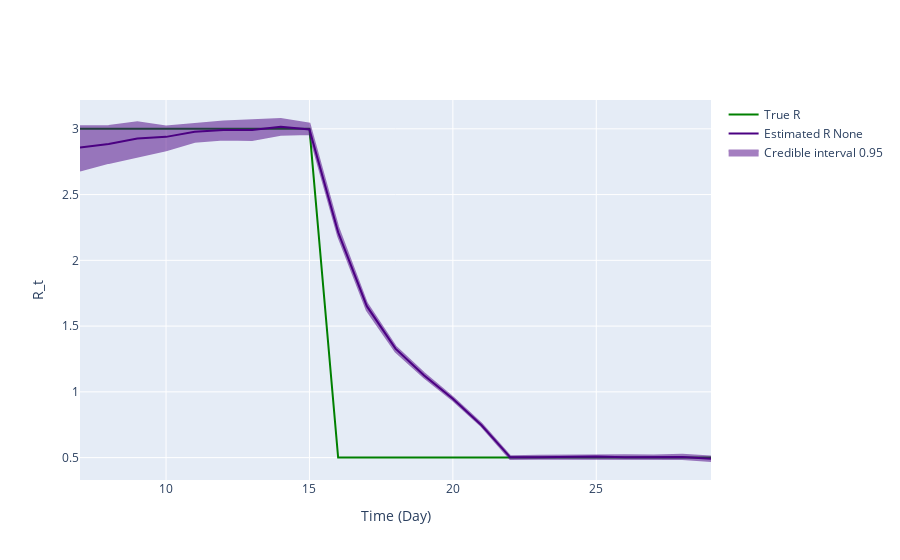

Notebook cell for this chart:
### Markdown cell above
## Inference plot using class method results

### Code cell
fig = ReproductionNumberPlot()

fig.add_ground_truth_rt(ground_truth)
fig.add_interval_rt(new_intervals)

fig.update_labels(time_label='Time (Day)', r_label='R_t')

fig.show_figure()

### Figure 1 — Plotly figure (JSON) as saved in the notebook; plotly's stock layout.template omitted (floating-point values rounded to 4 significant figures)
{"data": [{"line": {"color": "green"}, "mode": "lines", "name": "True R", "type": "scatter", "x": [7, 8, 9, 10, 11, 12, 13, 14, 15, 16, 17, 18, 19, 20, 21, 22, 23, 24, 25, 26, 27, 28, 29], "y": [3, 3, 3, 3, 3, 3, 3, 3, 3, 0.5, 0.5, 0.5, 0.5, 0.5, 0.5, 0.5, 0.5, 0.5, 0.5, 0.5, 0.5, 0.5, 0.5]}, {"line": {"color": "indigo"}, "mode": "lines", "name": "Estimated R None", "type": "scatter", "x": [7, 8, 9, 10, 11, 12, 13, 14, 15, 16, 17, 18, 19, 20, 21, 22, 23, 24, 25, 26, 27, 28, 29], "y": [2.858, 2.885, 2.926, 2.939, 2.977, 2.991, 2.99, 3.016, 2.995, 2.213, 1.651, 1.329, 1.124, 0.9476, 0.7463, 0.5018, 0.5024, 0.505, 0.5083, 0.5025, 0.5032, 0.5037, 0.4922]}, {"fill": "toself", "fillcolor": "indigo", "line": {"color": "indigo"}, "mode": "lines", "name": "Credible interval 0.95", "opacity": 0.5, "showlegend": true, "type": "scatter", "x": [7, 8, 9, 10, 11, 12, 13, 14, 15, 16, 17, 18, 19, 20, 21, 22, 23, 24, 25, 26, 27, 28, 29, 29, 28, 27, 26, 25, 24, 23, 22, 21, 20, 19, 18, 17, 16, 15, 14, 13, 12, 11, 10, 9, 8, 7], "y": [3.019, 3.023, 3.05, 3.017, 3.038, 3.056, 3.064, 3.075, 3.039, 2.253, 1.675, 1.346, 1.142, 0.9596, 0.7584, 0.5109, 0.5139, 0.5158, 0.5207, 0.5179, 0.5156, 0.521, 0.509, 0.4741, 0.4885, 0.4902, 0.4879, 0.4914, 0.4912, 0.4914, 0.4887, 0.738, 0.9363, 1.109, 1.306, 1.619, 2.184, 2.96, 2.955, 2.916, 2.918, 2.901, 2.836, 2.787, 2.741, 2.682]}], "layout": {"hovermode": "x unified", "xaxis": {"title": {"text": "Time (Day)"}}, "yaxis": {"title": {"text": "R_t"}}}}
